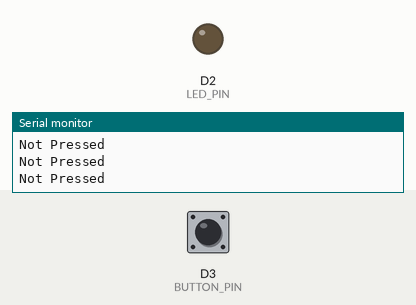
The sketch below on a simulated ESP8266 (NodeMCU). Shown: output pins drawn as LEDs (lit = HIGH), the last lines printed to the serial monitor. Inputs (shaded band) come from the test bench; at power-on: D3 (BUTTON_PIN) HIGH.

Above: at 1.2 s.
1.3 s: D3 (BUTTON_PIN) pulled LOW for 0.15 s
2.9 s: D3 (BUTTON_PIN) pulled LOW for 1 s
At 3.8 s:
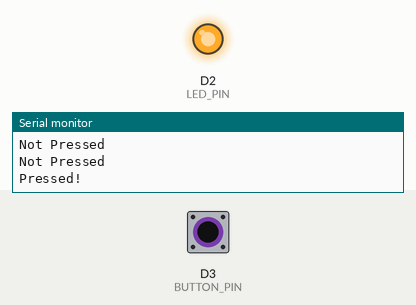
5.4 s: D3 (BUTTON_PIN) pulled LOW for 3.2 s
At 5.7 s:
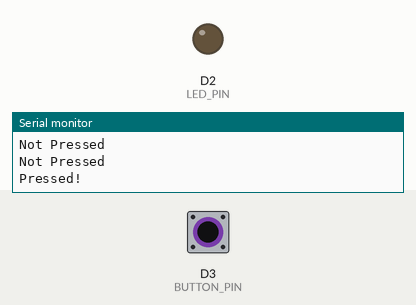
Timing chart, 0 to 8.4 s (numbered marks = the images above; inputs shaded):
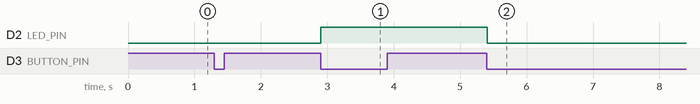

The sketch:

buttonControlledLED.ino
```cpp
/*
 * Project button controlled LED
 * Description: button to toggle LED on and off using latch
 * Author: Ben Siegler
 * Date: Jan 27th 2022
 */

// setup() runs once, when the device is first turned on.
const int LED_PIN = D2;
const int BUTTON_PIN = D3;

void setup() {
  pinMode(BUTTON_PIN, INPUT);
  pinMode(LED_PIN, OUTPUT);
  Serial.begin(9600);
}

bool isOn = true;
int previousButtonStatus = HIGH;
int buttonVal;

void loop() {
  buttonVal = digitalRead(BUTTON_PIN);

  if(buttonVal == LOW && previousButtonStatus == HIGH) {
    Serial.println("Pressed!");
    previousButtonStatus = LOW;
    toggle();
  }else if(buttonVal == HIGH) {
    previousButtonStatus = HIGH;
    Serial.println("Not Pressed");
  }
  delay(100);
}

void toggle() {
  if(isOn) {
    digitalWrite(LED_PIN, LOW);
    isOn = false;
  }else{
    digitalWrite(LED_PIN, HIGH);
    isOn = true;
  }
}
```

Measured:
- after the input at 2.9 s, D2 (LED_PIN): LOW → HIGH at once
- after the input at 5.4 s, D2 (LED_PIN): HIGH → LOW at once
